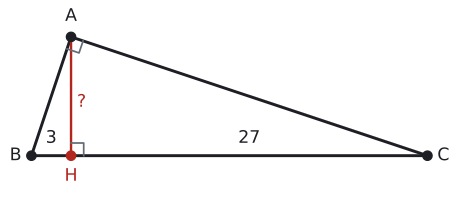

Write the Python code that produced this figure.
import sys; sys.path.insert(0, "tools")
from cizim import *

# Alıştırma 1: |BH| = 3, |HC| = 27, |AH| = 9.
# A'da dik açı, [AH] ⊥ [BC]. p = |BH|, k = |HC|; A noktası (p, √(p·k)) olur, böylece AB ⊥ AC kendiliğinden sağlanır.
p, k = 3, 27
E = {'h': '?', 'p': '3', 'k': '27'}          # kenar etiketleri (None: yazma)
DOLGU, RENKLI_KENAR, EK = False, False, []

B = np.array([0.0, 0.0]); H = np.array([p, 0.0]); C = np.array([p + k, 0.0]); A = np.array([p, np.sqrt(p * k)])
uz = lambda P, Q: float(np.linalg.norm(P - Q))
u, v = B - A, C - A
print("AB", round(uz(A, B), 4), "AC", round(uz(A, C), 4), "AH", round(uz(A, H), 4), "BC", round(uz(B, C), 4),
      "A açısı", round(float(np.degrees(np.arccos(np.dot(u, v) / uz(A, B) / uz(A, C)))), 4))

s = (p + k) / 10
G = (A + B + C) / 3
def kenar(P, Q, metin, renk=YAZI, d=0.42):
    M = (P + Q) / 2; t = (Q - P) / uz(P, Q); n = np.array([-t[1], t[0]])
    if np.dot(n, M - G) < 0: n = -n
    ax.text(*(M + d * s * n), metin, ha="center", va="center", color=renk, fontsize=13)
def dik(K, P, Q, r=0.32):
    a_ = (P - K) / uz(P, K) * r * s; b_ = (Q - K) / uz(Q, K) * r * s
    ax.plot(*zip(K + a_, K + a_ + b_, K + b_), color=SOLUK, lw=1.3)

x0, x1 = -0.6 * s, p + k + 0.6 * s
y0, y1 = (-1.9 if E.get("a") else -1.0) * s, A[1] + 0.6 * s
fig, ax = sekil(6, max(2.2, 6 * (y1 - y0) / (x1 - x0)))
ax.set_aspect("equal"); ax.axis("off")
if DOLGU:
    ax.add_patch(patches.Polygon([A, B, H], closed=True, facecolor=YESIL_ACIK, edgecolor="none"))
    ax.add_patch(patches.Polygon([A, H, C], closed=True, facecolor=SARI_ACIK, edgecolor="none"))
rc, rb = (MAVI, YESIL) if RENKLI_KENAR else (YAZI, YAZI)
ax.plot(*zip(A, B), color=rc); ax.plot(*zip(B, H), color=rc)
ax.plot(*zip(A, C), color=rb); ax.plot(*zip(H, C), color=rb)
ax.plot(*zip(A, H), color=KIRMIZI, lw=1.8)
dik(H, A, C); dik(A, B, C)
nokta(ax, *A, ""); nokta(ax, *B, ""); nokta(ax, *C, ""); nokta(ax, *H, "", renk=KIRMIZI)
ax.text(A[0], A[1] + 0.3 * s, "A", ha="center", va="bottom", fontsize=13)
ax.text(B[0] - 0.25 * s, 0, "B", ha="right", va="center", fontsize=13)
ax.text(C[0] + 0.25 * s, 0, "C", ha="left", va="center", fontsize=13)
ax.text(H[0], -0.3 * s, "H", ha="center", va="top", fontsize=13, color=KIRMIZI)
if E.get("c"): kenar(A, B, E["c"], rc)
if E.get("b"): kenar(A, C, E["b"], rb)
if E.get("h"):
    sag = k >= p
    ax.text(p + (0.15 if sag else -0.15) * s, A[1] * 0.45, E["h"], ha="left" if sag else "right", va="center", color=KIRMIZI, fontsize=13)
if E.get("p"): ax.text(p / 2, 0.22 * s, E["p"], ha="center", va="bottom", color=rc, fontsize=13)
if E.get("k"): ax.text(p + k / 2, 0.22 * s, E["k"], ha="center", va="bottom", color=rb, fontsize=13)
if E.get("a"):
    ax.annotate("", xy=(p + k, -1.05 * s), xytext=(0, -1.05 * s), arrowprops=dict(arrowstyle="<->", color=SOLUK, lw=1.2))
    for x in (0, p + k): ax.plot([x, x], [-0.85 * s, -1.25 * s], color=SOLUK, lw=1)
    ax.text((p + k) / 2, -1.25 * s, E["a"], ha="center", va="top", fontsize=13)
for (fx, fy, metin, renk) in EK:
    ax.text(fx, fy, metin, ha="center", va="center", color=eval(renk), fontsize=12)
ax.set_xlim(x0, x1); ax.set_ylim(y0, y1)
kaydet(fig, __file__)
